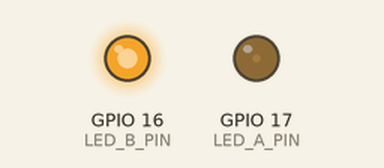
Simulated run of this sketch. Board: ESP32. On the bench: output pins drawn as LEDs (lit = HIGH). What the sketch prints to the serial monitor is not drawn.

Above: at 0.05 s.
At 0.4 s:
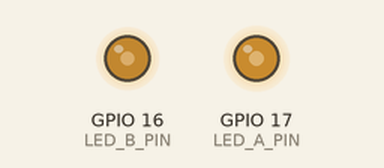
At 0.65 s:
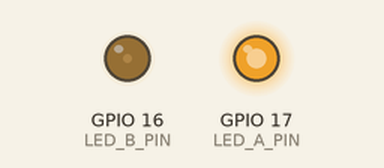
At 1.3 s:
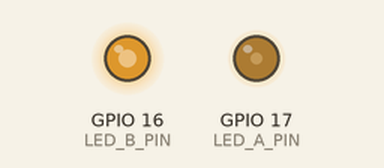
Timing chart, 0 to 3.5 s (numbered marks = the images above):
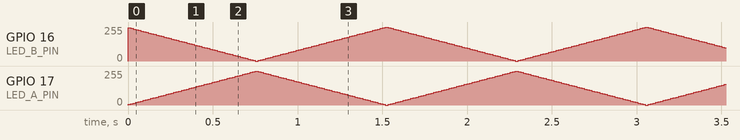

The sketch:

ex06.ino
```cpp
#include <Arduino.h>

// 引脚定义
#define LED_A_PIN 17
#define LED_B_PIN 16

// 参数设置
const int MAX_VAL = 255;

// 步长设置
const int FADE_STEP = 5;

// 变量
int brightness_A = 0;
int fadeAmount = FADE_STEP;

void setup() {
  Serial.begin(115200);
  // 参数：引脚, 频率, 精度
  ledcAttach(LED_A_PIN, 5000, 8);
  ledcAttach(LED_B_PIN, 5000, 8);

  Serial.println(".");
}

void loop() {
  // 更新 LED A 亮度
  brightness_A += fadeAmount;

  // 计算 LED B 亮度
  // 当 A=0 时，B=255；当 A=100 时，B=155...
  int brightness_B = MAX_VAL - brightness_A;

  // 边界检测与反转
  if (brightness_A >= MAX_VAL) {
    brightness_A = MAX_VAL;
    fadeAmount = -FADE_STEP; // 变暗
  }
  else if (brightness_A <= 0) {
    brightness_A = 0;
    fadeAmount = FADE_STEP;  // 变亮
  }

  ledcWrite(LED_A_PIN, brightness_A);
  ledcWrite(LED_B_PIN, brightness_B);

  // 延时控制速度
  delay(15);
}
```
